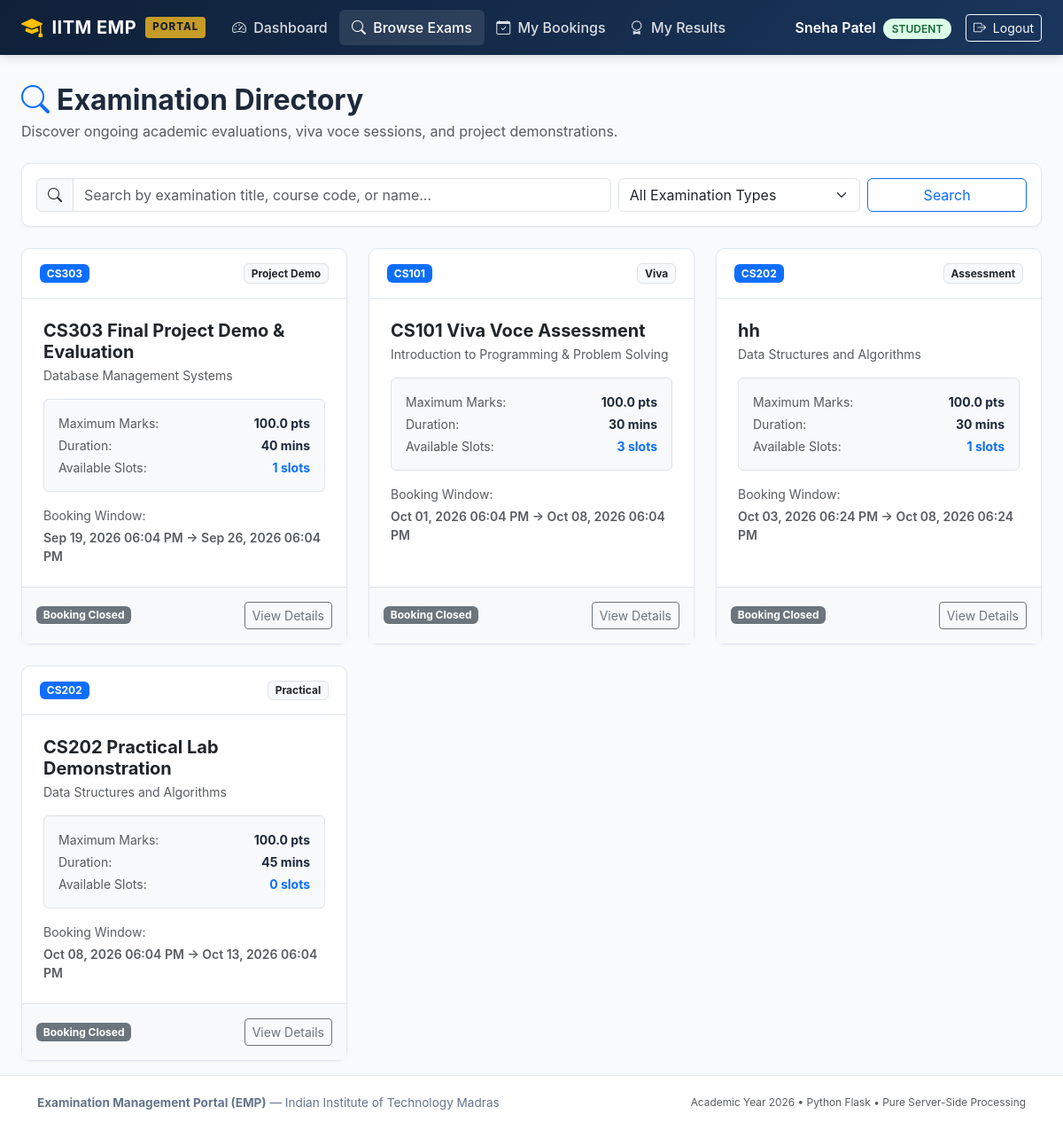
Page /student/examinations (signed in) on the earlier database version.
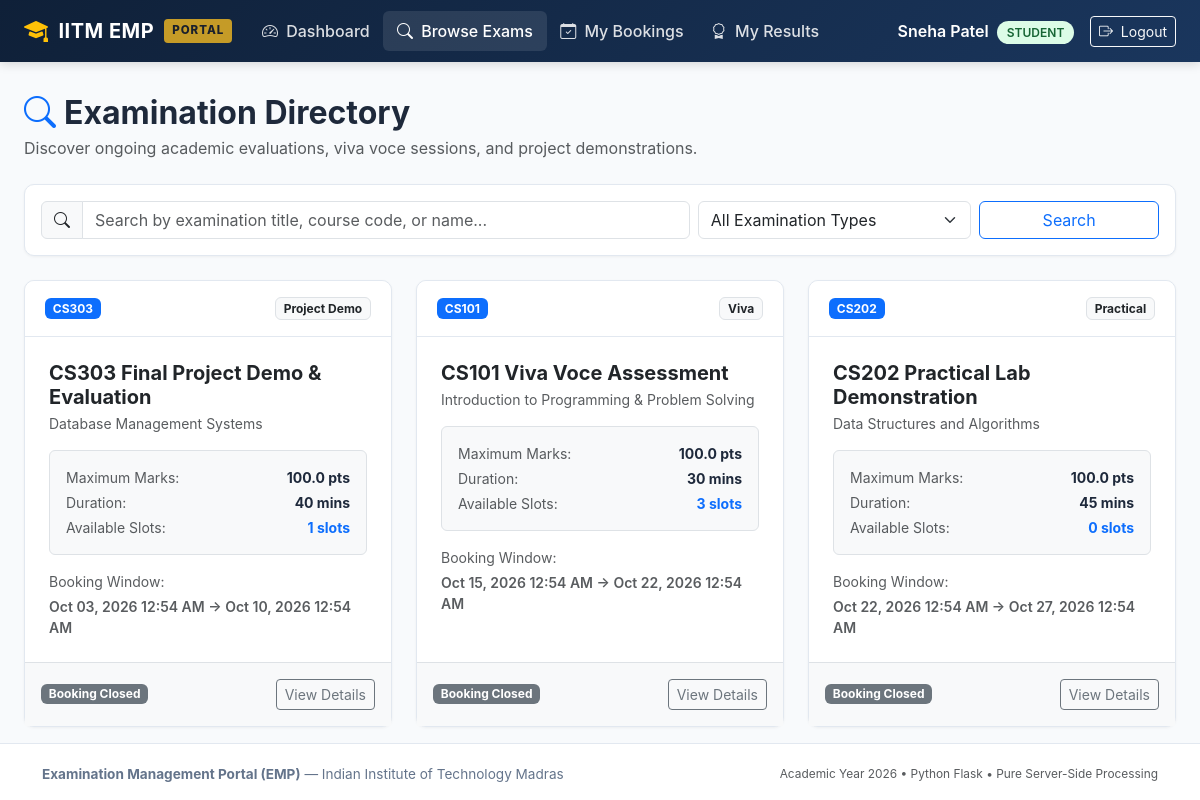
Same page on the later database version.
### models/examination.py (models this page shows, shortened)
class Examination(db.Model):
    __tablename__ = 'examinations'
    exam_id = db.Column(db.Integer, primary_key=True, autoincrement=True)
    course_id = db.Column(db.Integer, db.ForeignKey('courses.course_id', ondelete='CASCADE'), nullable=False)
    examination_name = db.Column(db.String(200), nullable=False)
    examination_type = db.Column(db.String(50), nullable=False)
    duration = db.Column(db.Integer, nullable=False, default=30)
    maximum_marks = db.Column(db.Float, nullable=False, default=100.0)
    slot_creation_start = db.Column(db.DateTime, nullable=False)
    slot_creation_end = db.Column(db.DateTime, nullable=False)
    slot_booking_start = db.Column(db.DateTime, nullable=False)
    slot_booking_end = db.Column(db.DateTime, nullable=False)
    status = db.Column(db.String(30), nullable=False, default='Draft')
    course = db.relationship('Course', back_populates='examinations')
    rubrics = db.relationship('Rubric', back_populates='examination', cascade='all, delete-orphan')
    slots = db.relationship('ExaminationSlot', back_populates='examination', cascade='all, delete-orphan')
    def is_slot_booking_period(self, check_time=None):
        if self.status in ['Draft', 'Completed', 'Closed']:
            return False
        t = check_time or datetime.now()
        return self.slot_booking_start <= t <= self.slot_booking_end

### models/course.py (models this page shows, shortened)
class Course(db.Model):
    __tablename__ = 'courses'
    course_id = db.Column(db.Integer, primary_key=True, autoincrement=True)
    course_code = db.Column(db.String(50), unique=True, nullable=False, index=True)
    course_name = db.Column(db.String(200), nullable=False)
    description = db.Column(db.Text, nullable=True)
    status = db.Column(db.String(20), nullable=False, default='active')
    examinations = db.relationship('Examination', back_populates='course', cascade='all, delete-orphan')

### routes/student.py (the view, shortened to what this page needs)
@student_bp.route('/examinations')
def examinations():
    now = datetime.now()
    search_query = request.args.get('q', '').strip()
    type_filter = request.args.get('type', '').strip()
    query = Examination.query.filter(Examination.status != 'Draft')
    if type_filter:
        query = query.filter_by(examination_type=type_filter)
    exam_list = query.order_by(Examination.slot_booking_start.asc()).all()
    my_active_bookings = Booking.query.filter_by(student_id=current_user.id, status='Booked').all()
    my_booked_exam_ids = {b.slot.examination_id for b in my_active_bookings if b.slot}
    return render_template(
        'student/examinations.html',
        examinations=exam_list,
        my_booked_exam_ids=my_booked_exam_ids,
        search_query=search_query,
        type_filter=type_filter,
        now=now
    )

### routes/student.py (called while the page is built)
@student_bp.before_request
@login_required
@role_required('student')
def check_student():
    pass

### templates/student/examinations.html (shortened to what the changed rows need)
{% extends 'base.html' %}
{% block content %}
<div class="d-flex flex-column flex-md-row justify-content-between align-items-md-center mb-4 gap-2">
  <div>
    <h2 class="fw-bold mb-1"><i class="bi bi-search text-primary me-2"></i>Examination Directory</h2>
  </div>
</div>
<div class="row g-4">
  {% for exam in examinations %}
    {% set is_booking_period = exam.is_slot_booking_period(now) %}
    {% set is_already_booked = exam.exam_id in my_booked_exam_ids %}
    <div class="col-md-6 col-lg-4">
      <div class="emp-card h-100 d-flex flex-column">
        <div class="emp-card-header d-flex justify-content-between align-items-center">
          <span class="badge bg-primary">{{ exam.course.course_code }}</span>
          <span class="badge bg-light text-dark border">{{ exam.examination_type }}</span>
        </div>
        <div class="p-4 flex-grow-1">
          <h5 class="fw-bold text-dark mb-1">{{ exam.examination_name }}</h5>
          <p class="text-muted small mb-3">{{ exam.course.course_name }}</p>
          <div class="bg-light p-3 rounded small mb-3 border">
            <div class="d-flex justify-content-between mb-1">
              <span class="text-muted">Maximum Marks:</span>
              <strong>{{ exam.maximum_marks }} pts</strong>
            </div>
            <div class="d-flex justify-content-between mb-1">
              <span class="text-muted">Duration:</span>
              <strong>{{ exam.duration }} mins</strong>
            </div>
            <div class="d-flex justify-content-between">
              <span class="text-muted">Available Slots:</span>
              <strong class="text-primary">{{ exam.slots|length }} slots</strong>
            </div>
          </div>
          <div>
            <span class="text-muted small d-block mb-1">Booking Window:</span>
            <div class="small fw-semibold {% if is_booking_period %}text-success{% else %}text-muted{% endif %}">
              {{ exam.slot_booking_start | datetime_format }} &rarr; {{ exam.slot_booking_end | datetime_format }}
            </div>
          </div>
        </div>
        <div class="p-3 bg-light border-top d-flex justify-content-between align-items-center">
          {% if is_already_booked %}
            <span class="badge badge-status-available"><i class="bi bi-check-circle me-1"></i>Already Booked</span>
            <a href="{{ url_for('student.my_bookings') }}" class="btn btn-sm btn-outline-success">View Booking</a>
          {% elif is_booking_period %}
            <span class="badge badge-status-open"><i class="bi bi-clock-history me-1"></i>Booking Open</span>
            <a href="{{ url_for('student.examination_detail', exam_id=exam.exam_id) }}" class="btn btn-sm btn-emp-primary">
              Select Slot <i class="bi bi-arrow-right ms-1"></i>
            </a>
          {% elif now < exam.slot_booking_start %}
            <span class="badge bg-secondary">Opens {{ exam.slot_booking_start | date_format }}</span>
            <a href="{{ url_for('student.examination_detail', exam_id=exam.exam_id) }}" class="btn btn-sm btn-outline-secondary">
              View Details
            </a>
          {% else %}
            <span class="badge bg-secondary">Booking Closed</span>
            <a href="{{ url_for('student.examination_detail', exam_id=exam.exam_id) }}" class="btn btn-sm btn-outline-secondary">
              View Details
            </a>
          {% endif %}
        </div>
      </div>
    </div>
  {% endfor %}
</div>
{% endblock %}

Differences in the rows shown:
no longer on this page (row edited): Examination: course.course_code "CS202", examination_type "Assessment", examination_name "hh", course.course_name "Data Structures and Algorithms", maximum_marks "100.0", duration "30", slots|length "1", slot_booking_start "Oct 03, 2026 06:24 PM", slot_booking_end "Oct 08, 2026 06:24 PM"
changed Examination "CS303 Final Project Demo & Evaluation": slot_booking_start "Sep 19, 2026 06:04 PM" → "Oct 03, 2026 12:54 AM"; slot_booking_end "Sep 26, 2026 06:04 PM" → "Oct 10, 2026 12:54 AM"
changed Examination "CS101 Viva Voce Assessment": slot_booking_start "Oct 01, 2026 06:04 PM" → "Oct 15, 2026 12:54 AM"; slot_booking_end "Oct 08, 2026 06:04 PM" → "Oct 22, 2026 12:54 AM"
changed Examination "CS202 Practical Lab Demonstration": slot_booking_start "Oct 08, 2026 06:04 PM" → "Oct 22, 2026 12:54 AM"; slot_booking_end "Oct 13, 2026 06:04 PM" → "Oct 27, 2026 12:54 AM"
